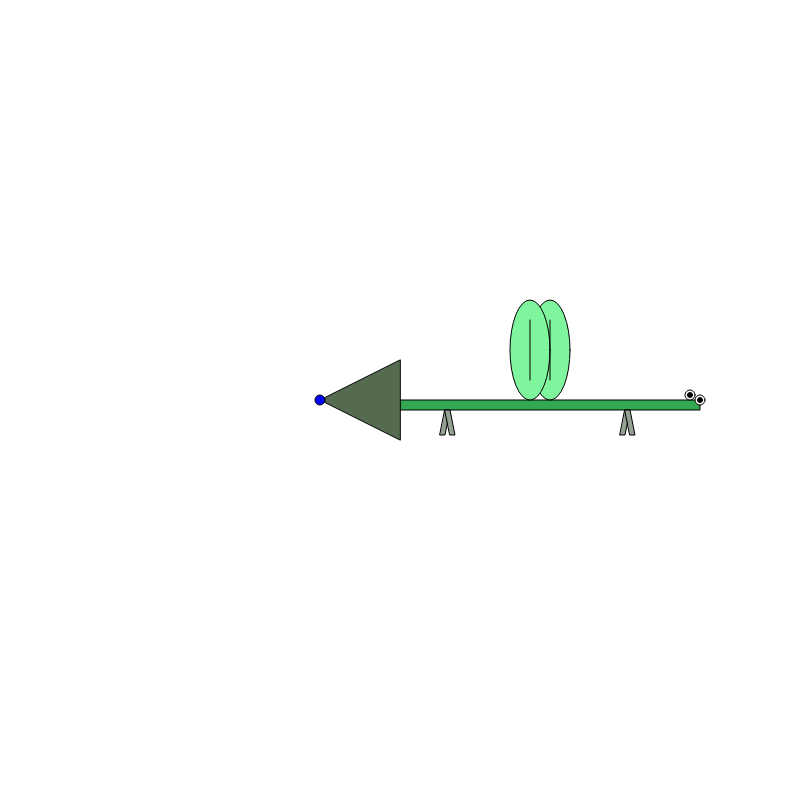
Frame 1 (no input)
Frame 60 (no input): identical to frame 1, image omitted
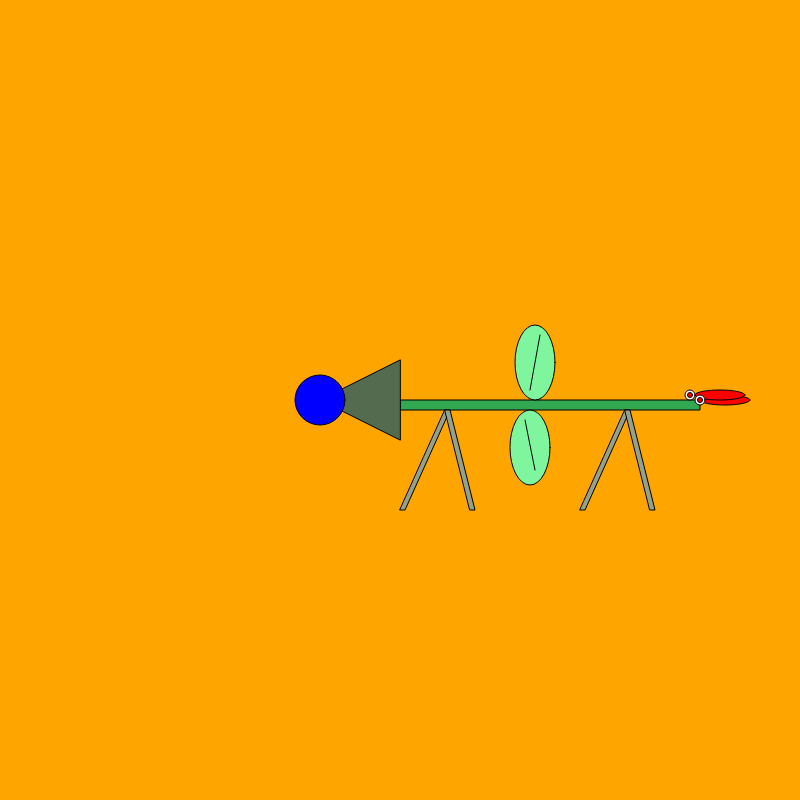
Frame 120 (the mouse pressed at the canvas centre since frame 60)

The p5.js sketch that drew these frames (run headless with seeded random() and noise() and a simulated clock; from frame 60 on, the mouse is pressed at the canvas centre):

// p5.js sketch
// ── sketch.js
function setup() {
  createCanvas(800, 800);

}

function draw() {
background("white");


if (mouseIsPressed){
background("orange");
fill("#32a852");
rect(400,400,300,10) //body
fill("#546b4f")
triangle(400,440,320,400,400,360)
fill("red")
ellipse(725,400,50,10)
ellipse(720,395,50,10)
fill("white")
ellipse(700,400,10,10)
ellipse(690,395,10,10)
fill("red")

ellipse(700,400,5,5)
ellipse(690,395,5,5)

fill("#7ff59d")
ellipse(535,362.5,40,75)
ellipse(530,447.5,40,75)

fill("black")
line(540,335,530,390)
line(535,470,525,420)

fill("#93a191")
quad(400,510,405,510,450,410,445,410)
quad(470,510,475,510,450,410,445,410)

quad(580,510,585,510,630,410,625,410)
quad(650,510,655,510,630,410,625,410)

fill("blue")
circle(320,400,50)
}

else {
  fill("#32a852");
  rect(400,400,300,10) //body
  fill("#546b4f")
  triangle(400,440,320,400,400,360)
  fill("white")
  ellipse(700,400,10,10)
  ellipse(690,395,10,10)
  fill("black")
  ellipse(700,400,5,5)
  ellipse(690,395,5,5)

  fill("#7ff59d")
  ellipse(550,350,40,100)
  ellipse(530,350,40,100)

  fill("black")
  line(530,380,530,320)
  line(550,380,550,320)

  fill("#93a191")
  quad(440,435,445,435,450,410,445,410)
  quad(450,435,455,435,450,410,445,410)

  quad(620,435,625,435,630,410,625,410)
  quad(630,435,635,435,630,410,625,410)

  fill("blue")
  circle(320,400,10)
}
//fill("black");
//text(mouseX + ", " + mouseY, 20, 20);

}
